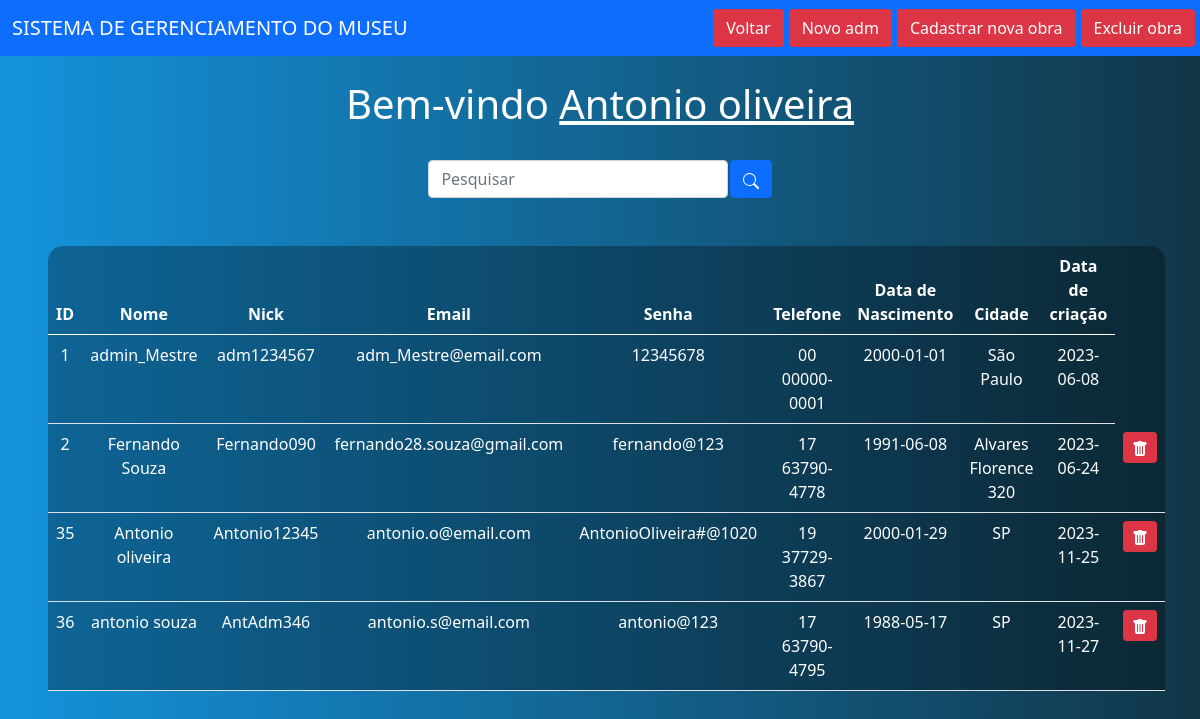
Screenshot of /Pag_Sistema/sistema.php (signed in) with the database file from the repository.
### tables this page shows
CREATE TABLE `usuarios` (
  `ID` int(11) NOT NULL,
  `NOME` varchar(50) NOT NULL,
  `NICK` varchar(50) NOT NULL,
  `EMAIL` varchar(50) NOT NULL,
  `SENHA` varchar(30) NOT NULL,
  `TELEFONE` varchar(20) NOT NULL,
  `DATA_NASCIMENTO` date NOT NULL,
  `CIDADE` varchar(50) NOT NULL,
  `FOTO` varchar(220) NOT NULL,
  `DATA_CRIACAO` date NOT NULL DEFAULT current_timestamp(),
  `TIPO_USUARIO` int(50) NOT NULL
);

### Pag_Sistema/sistema.php (the view, shortened to what this page needs)
<?php
	include "../conexao.php";
?>
<!DOCTYPE html>
<html lang="pt-br">
<head>
    <link href="https://cdn.jsdelivr.net/npm/bootstrap@5.0.2/dist/css/bootstrap.min.css" rel="stylesheet">
</head>
<body>
    <nav class="navbar navbar-expand-lg navbar-dark bg-primary">
        <div class="container-fluid">
            <a class="navbar-brand" href="#">SISTEMA DE GERENCIAMENTO DO MUSEU </a>
        </div>
        <div class="d-flex">
            <a href="../Pag_Usuario/usuario.php" style="width: max-content !important; margin-right: 5px !important;" class="btn btn-danger me-5">Voltar</a>
            <a href="cadastrarAdm.php" style="width: max-content !important; margin-right: 5px !important;" class="btn btn-danger me-5">Novo adm</a>
            <a href="addObra.php" style="width: max-content !important; margin-right: 5px !important;" class="btn btn-danger me-5">Cadastrar nova obra</a>
            <a href="obras.php" style="width: max-content !important; margin-right: 5px !important;" class="btn btn-danger me-5">Excluir obra</a>
        </div>
    </nav>
    <br>
    <?php
        echo "<h1>Bem-vindo <u>" . $_SESSION["nome_usuario"] . "</u></h1>";
    ?>
    <br>
    <div class="box-search">
        <input type="search" class="form-control w-25" placeholder="Pesquisar" id="pesquisar">
        <button onclick="searchData()" class="btn btn-primary">
        </button>
    </div>
    <div class="m-5">
        <table class="table text-white table-bg">
            <thead>
                <tr>
                    <th scope="col">ID</th>
                    <th scope="col">Nome</th>
                    <th scope="col">Nick</th>
                    <th scope="col">Email</th>
                    <th scope="col">Senha</th>
                    <th scope="col">Telefone</th>
                    <th scope="col">Data de Nascimento</th>
                    <th scope="col">Cidade</th>
                    <th scope="col">Data de criação</th>
                </tr>
            </thead>
            <tbody>
                <?php
                    if(isset($_GET["search"])){
                        $result = mysqli_query($conn, "SELECT * FROM usuarios WHERE `NOME` LIKE '%{$_GET['search']}%'");
                    }else{
                        $result = mysqli_query($conn, "SELECT * FROM usuarios ORDER BY ID ASC");
                    }
                    while($user_data = mysqli_fetch_assoc($result)) {
                        echo "<tr>";
                        echo "<td>".$user_data['ID']."</td>";
                        echo "<td>".$user_data['NOME']."</td>";
                        echo "<td>".$user_data['NICK']."</td>";
                        echo "<td>".$user_data['EMAIL']."</td>";
                        echo "<td>".$user_data['SENHA']."</td>";
                        echo "<td>".$user_data['TELEFONE']."</td>";
                        echo "<td>".$user_data['DATA_NASCIMENTO']."</td>";
                        echo "<td>".$user_data['CIDADE']."</td>";
                        echo "<td>".$user_data['DATA_CRIACAO']."</td>";
                        if($user_data['TIPO_USUARIO'] != 0){
                            echo "<td>
                                <a class='btn btn-sm btn-danger' href='exclusao.php?id={$user_data['ID']}&imagem_usuario={$user_data['FOTO']}&tipo_usuario={$user_data['TIPO_USUARIO']}' title='Deletar'>
                                    <svg xmlns='http://www.w3.org/2000/svg' width='16' height='16' fill='currentColor' class='bi bi-trash-fill' viewBox='0 0 16 16'>
                                        <path d='M2.5 1a1 1 0 0 0-1 1v1a1 1 0 0 0 1 1H3v9a2 2 0 0 0 2 2h6a2 2 0 0 0 2-2V4h.5a1 1 0 0 0 1-1V2a1 1 0 0 0-1-1H10a1 1 0 0 0-1-1H7a1 1 0 0 0-1 1H2.5zm3 4a.5.5 0 0 1 .5.5v7a.5.5 0 0 1-1 0v-7a.5.5 0 0 1 .5-.5zM8 5a.5.5 0 0 1 .5.5v7a.5.5 0 0 1-1 0v-7A.5.5 0 0 1 8 5zm3 .5v7a.5.5 0 0 1-1 0v-7a.5.5 0 0 1 1 0z'/>
                                    </svg>
                                </a>
                            </td>";
                            echo "</tr>";
                        }
                    }
                    ?>
            </tbody>
        </table>
    </div>
</body>
</html>

### Pag_Sistema/sistema.php (style rules this page uses)
body { background: linear-gradient(to right, rgb(20, 147, 220), rgb(17, 54, 71)); color: white; text-align: center; }
.table-bg { background: rgba(0, 0, 0, 0.3); border-radius: 15px 15px 0 0; }
.box-search { display: flex; justify-content: center; gap: .1%; }

### rows the page displays
usuarios: ID "1", NOME "admin_Mestre", NICK "adm1234567", EMAIL "adm_Mestre@email.com", SENHA "12345678", TELEFONE "00 00000-0001", DATA_NASCIMENTO "2000-01-01", CIDADE "São Paulo", DATA_CRIACAO "2023-06-08"
usuarios: ID "2", NOME "Fernando Souza", NICK "Fernando090", EMAIL "fernando28.souza@gmail.com", SENHA "fernando@123", TELEFONE "17 63790-4778", DATA_NASCIMENTO "1991-06-08", CIDADE "Alvares Florence 320", DATA_CRIACAO "2023-06-24"
usuarios: ID "35", NOME "Antonio oliveira", NICK "Antonio12345", EMAIL "antonio.o@email.com", SENHA "AntonioOliveira#@1020", TELEFONE "19 37729-3867", DATA_NASCIMENTO "2000-01-29", CIDADE "SP", DATA_CRIACAO "2023-11-25"
usuarios: ID "36", NOME "antonio souza", NICK "AntAdm346", EMAIL "antonio.s@email.com", SENHA "antonio@123", TELEFONE "17 63790-4795", DATA_NASCIMENTO "1988-05-17", CIDADE "SP", DATA_CRIACAO "2023-11-27"

### other values shown
$_SESSION["nome_usuario"] "Antonio oliveira"
